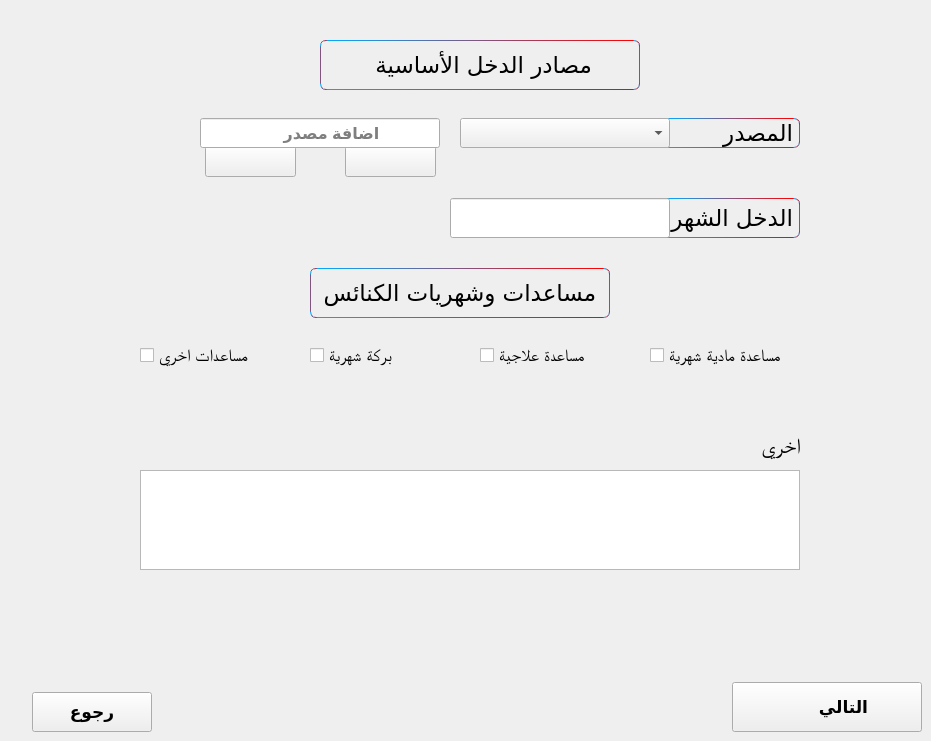
      <widget class="QWidget" name="tab_12">
       <attribute name="title">
        <string>next 4</string>
       </attribute>
       <widget class="QLabel" name="label_47">
        <property name="geometry">
         <rect>
          <x>320</x>
          <y>40</y>
          <width>320</width>
          <height>50</height>
         </rect>
        </property>
        <property name="font">
         <font>
          <family>Hacen Maghreb Bd</family>
          <pointsize>17</pointsize>
          <weight>50</weight>
          <italic>false</italic>
          <bold>false</bold>
         </font>
        </property>
        <property name="styleSheet">
         <string notr="true">
QLabel
{
/*font: 75 16pt &quot;Arial Unicode MS&quot;;*/

    border: 1px solid;
    border-radius: 2px;

    border-radius: 6;

    border: 1px solid black;
	border-color: qlineargradient(spread:pad, x1:0, y1:0.494, x2:1, y2:0.5, stop:0 rgba(0, 170, 255, 255), stop:1 rgba(255, 0, 0, 255));

	font: 17pt &quot;Hacen Maghreb Bd&quot;;

}</string>
        </property>
        <property name="text">
         <string>مصادر الدخل الأساسية </string>
        </property>
        <property name="alignment">
         <set>Qt::AlignCenter</set>
        </property>
       </widget>
       <widget class="QLabel" name="label_48">
        <property name="geometry">
         <rect>
          <x>660</x>
          <y>118</y>
          <width>140</width>
          <height>30</height>
         </rect>
        </property>
        <property name="font">
         <font>
          <family>Hacen Maghreb Bd</family>
          <pointsize>17</pointsize>
          <weight>50</weight>
          <italic>false</italic>
          <bold>false</bold>
         </font>
        </property>
        <property name="styleSheet">
         <string notr="true">
QLabel
{
/*font: 75 16pt &quot;Arial Unicode MS&quot;;*/

    border: 1px solid;
    border-radius: 2px;

    border-radius: 6;

    border: 1px solid black;
	border-color: qlineargradient(spread:pad, x1:0, y1:0.494, x2:1, y2:0.5, stop:0 rgba(0, 170, 255, 255), stop:1 rgba(255, 0, 0, 255));

	font: 17pt &quot;Hacen Maghreb Bd&quot;;

}</string>
        </property>
        <property name="text">
         <string>المصدر</string>
        </property>
       </widget>
       <widget class="QComboBox" name="comboBox_6">
        <property name="geometry">
         <rect>
          <x>460</x>
          <y>118</y>
          <width>210</width>
          <height>30</height>
         </rect>
        </property>
        <property name="font">
         <font>
          <pointsize>12</pointsize>
          <weight>50</weight>
          <bold>false</bold>
         </font>
        </property>
       </widget>
       <widget class="QLineEdit" name="lineEdit_36">
        <property name="geometry">
         <rect>
          <x>200</x>
          <y>118</y>
          <width>240</width>
          <height>30</height>
         </rect>
        </property>
        <property name="font">
         <font>
          <pointsize>12</pointsize>
          <weight>75</weight>
          <bold>true</bold>
         </font>
        </property>
        <property name="placeholderText">
         <string>             اضافة مصدر </string>
        </property>
       </widget>
       <widget class="QLabel" name="label_49">
        <property name="geometry">
         <rect>
          <x>660</x>
          <y>198</y>
          <width>140</width>
          <height>40</height>
         </rect>
        </property>
        <property name="font">
         <font>
          <family>Hacen Maghreb Bd</family>
          <pointsize>17</pointsize>
          <weight>50</weight>
          <italic>false</italic>
          <bold>false</bold>
         </font>
        </property>
        <property name="styleSheet">
         <string notr="true">
QLabel
{
/*font: 75 16pt &quot;Arial Unicode MS&quot;;*/

    border: 1px solid;
    border-radius: 2px;

    border-radius: 6;

    border: 1px solid black;
	border-color: qlineargradient(spread:pad, x1:0, y1:0.494, x2:1, y2:0.5, stop:0 rgba(0, 170, 255, 255), stop:1 rgba(255, 0, 0, 255));

	font: 17pt &quot;Hacen Maghreb Bd&quot;;

}</string>
        </property>
        <property name="text">
         <string>الدخل الشهري</string>
        </property>
       </widget>
       <widget class="QLineEdit" name="lineEdit_37">
        <property name="geometry">
         <rect>
          <x>450</x>
          <y>198</y>
          <width>220</width>
          <height>40</height>
         </rect>
        </property>
        <property name="font">
         <font>
          <pointsize>13</pointsize>
          <weight>75</weight>
          <bold>true</bold>
         </font>
        </property>
        <property name="placeholderText">
         <string/>
        </property>
       </widget>
       <widget class="QLabel" name="label_50">
        <property name="geometry">
         <rect>
          <x>310</x>
          <y>268</y>
          <width>300</width>
          <height>50</height>
         </rect>
        </property>
        <property name="font">
         <font>
          <family>Hacen Maghreb Bd</family>
          <pointsize>17</pointsize>
          <weight>50</weight>
          <italic>false</italic>
          <bold>false</bold>
         </font>
        </property>
        <property name="styleSheet">
         <string notr="true">
QLabel
{
/*font: 75 16pt &quot;Arial Unicode MS&quot;;*/

    border: 1px solid;
    border-radius: 2px;

    border-radius: 6;

    border: 1px solid black;
	border-color: qlineargradient(spread:pad, x1:0, y1:0.494, x2:1, y2:0.5, stop:0 rgba(0, 170, 255, 255), stop:1 rgba(255, 0, 0, 255));

	font: 17pt &quot;Hacen Maghreb Bd&quot;;

}</string>
        </property>
        <property name="text">
         <string>مساعدات وشهريات الكنائس</string>
        </property>
        <property name="alignment">
         <set>Qt::AlignCenter</set>
        </property>
       </widget>
       <widget class="QCheckBox" name="checkBox_3">
        <property name="geometry">
         <rect>
          <x>650</x>
          <y>340</y>
          <width>170</width>
          <height>30</height>
         </rect>
        </property>
        <property name="font">
         <font>
          <family>Arial Unicode MS</family>
          <pointsize>13</pointsize>
          <weight>9</weight>
          <italic>false</italic>
          <bold>false</bold>
         </font>
        </property>
        <property name="styleSheet">
         <string notr="true">font: 75 13pt &quot;Arial Unicode MS&quot;;</string>
        </property>
        <property name="text">
         <string>مساعدة مادية شهرية</string>
        </property>
       </widget>
       <widget class="QCheckBox" name="checkBox_4">
        <property name="geometry">
         <rect>
          <x>310</x>
          <y>340</y>
          <width>170</width>
          <height>30</height>
         </rect>
        </property>
        <property name="font">
         <font>
          <family>Arial Unicode MS</family>
          <pointsize>13</pointsize>
          <weight>9</weight>
          <italic>false</italic>
          <bold>false</bold>
         </font>
        </property>
        <property name="styleSheet">
         <string notr="true">font: 75 13pt &quot;Arial Unicode MS&quot;;</string>
        </property>
        <property name="text">
         <string>بركة شهرية </string>
        </property>
       </widget>
       <widget class="QCheckBox" name="checkBox_5">
        <property name="geometry">
         <rect>
          <x>480</x>
          <y>340</y>
          <width>170</width>
          <height>30</height>
         </rect>
        </property>
        <property name="font">
         <font>
          <family>Arial Unicode MS</family>
          <pointsize>13</pointsize>
          <weight>9</weight>
          <italic>false</italic>
          <bold>false</bold>
         </font>
        </property>
        <property name="styleSheet">
         <string notr="true">font: 75 13pt &quot;Arial Unicode MS&quot;;</string>
        </property>
        <property name="text">
         <string>مساعدة علاجية </string>
        </property>
       </widget>
       <widget class="QCheckBox" name="checkBox_6">
        <property name="geometry">
         <rect>
          <x>140</x>
          <y>340</y>
          <width>170</width>
          <height>30</height>
         </rect>
        </property>
        <property name="font">
         <font>
          <family>Arial Unicode MS</family>
          <pointsize>13</pointsize>
          <weight>9</weight>
          <italic>false</italic>
          <bold>false</bold>
         </font>
        </property>
        <property name="styleSheet">
         <string notr="true">font: 75 13pt &quot;Arial Unicode MS&quot;;</string>
        </property>
        <property name="text">
         <string>مساعدات اخري</string>
        </property>
       </widget>
       <widget class="QLabel" name="label_51">
        <property name="geometry">
         <rect>
          <x>700</x>
          <y>430</y>
          <width>100</width>
          <height>30</height>
         </rect>
        </property>
        <property name="font">
         <font>
          <family>Arial Unicode MS</family>
          <pointsize>16</pointsize>
          <weight>9</weight>
          <italic>false</italic>
          <bold>false</bold>
         </font>
        </property>
        <property name="styleSheet">
         <string notr="true">font: 75 16pt &quot;Arial Unicode MS&quot;;</string>
        </property>
        <property name="text">
         <string>اخري</string>
        </property>
       </widget>
       <widget class="QTextEdit" name="textEdit_5">
        <property name="geometry">
         <rect>
          <x>140</x>
          <y>470</y>
          <width>660</width>
          <height>100</height>
         </rect>
        </property>
        <property name="font">
         <font>
          <pointsize>11</pointsize>
         </font>
        </property>
       </widget>
       <widget class="QPushButton" name="pushButton_18">
        <property name="geometry">
         <rect>
          <x>32</x>
          <y>692</y>
          <width>120</width>
          <height>40</height>
         </rect>
        </property>
        <property name="font">
         <font>
          <pointsize>13</pointsize>
          <weight>75</weight>
          <bold>true</bold>
         </font>
        </property>
        <property name="text">
         <string>رجوع</string>
        </property>
       </widget>
       <widget class="QPushButton" name="pushButton_69">
        <property name="geometry">
         <rect>
          <x>205</x>
          <y>146</y>
          <width>91</width>
          <height>31</height>
         </rect>
        </property>
        <property name="font">
         <font>
          <weight>75</weight>
          <bold>true</bold>
         </font>
        </property>
        <property name="styleSheet">
         <string notr="true">image: url(:/ico/removef.png);</string>
        </property>
        <property name="text">
         <string/>
        </property>
       </widget>
       <widget class="QPushButton" name="pushButton_70">
        <property name="geometry">
         <rect>
          <x>345</x>
          <y>146</y>
          <width>91</width>
          <height>31</height>
         </rect>
        </property>
        <property name="font">
         <font>
          <weight>75</weight>
          <bold>true</bold>
         </font>
        </property>
        <property name="styleSheet">
         <string notr="true">image: url(:/ico/addf.png);</string>
        </property>
        <property name="text">
         <string/>
        </property>
       </widget>
       <widget class="QPushButton" name="pushButton_25">
        <property name="geometry">
         <rect>
          <x>732</x>
          <y>682</y>
          <width>190</width>
          <height>50</height>
         </rect>
        </property>
        <property name="font">
         <font>
          <pointsize>13</pointsize>
          <weight>75</weight>
          <bold>true</bold>
         </font>
        </property>
        <property name="layoutDirection">
         <enum>Qt::RightToLeft</enum>
        </property>
        <property name="text">
         <string>       التالي</string>
        </property>
        <property name="icon">
         <iconset resource="pics.qrc">
          <normaloff>:/ico/next.png</normaloff>:/ico/next.png</iconset>
        </property>
        <property name="iconSize">
         <size>
          <width>62</width>
          <height>46</height>
         </size>
        </property>
       </widget>
       <zorder>pushButton_70</zorder>
       <zorder>pushButton_69</zorder>
       <zorder>label_47</zorder>
       <zorder>label_48</zorder>
       <zorder>comboBox_6</zorder>
       <zorder>lineEdit_36</zorder>
       <zorder>label_49</zorder>
       <zorder>lineEdit_37</zorder>
       <zorder>label_50</zorder>
       <zorder>checkBox_3</zorder>
       <zorder>checkBox_4</zorder>
       <zorder>checkBox_5</zorder>
       <zorder>checkBox_6</zorder>
       <zorder>label_51</zorder>
       <zorder>textEdit_5</zorder>
       <zorder>pushButton_18</zorder>
       <zorder>pushButton_25</zorder>
      </widget>
